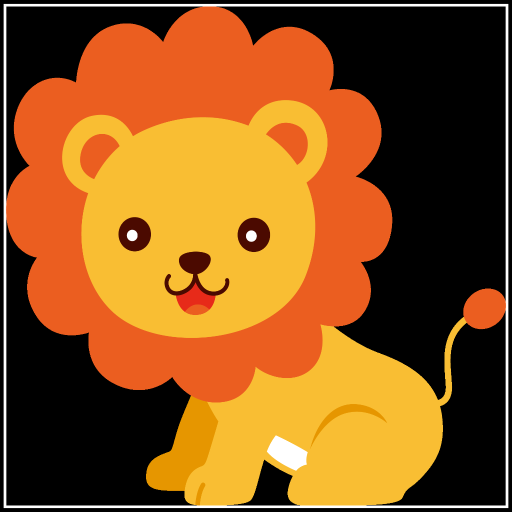
#> input picture 6th OpenCV Python Codes/Input/lion.png, 1024 x 1024 px, found by its file name (shown at 1/2 size)
$ python 3-edge-detection.py
#> lines starting #> are read from the running program, lines starting #| are printed output that depends on the picture; pictures that were not available may be replaced by others from this repository, and a replacement may not be noted
import numpy as np
import cv2

image_lion=cv2.imread("Input\lion.png", cv2.IMREAD_GRAYSCALE)
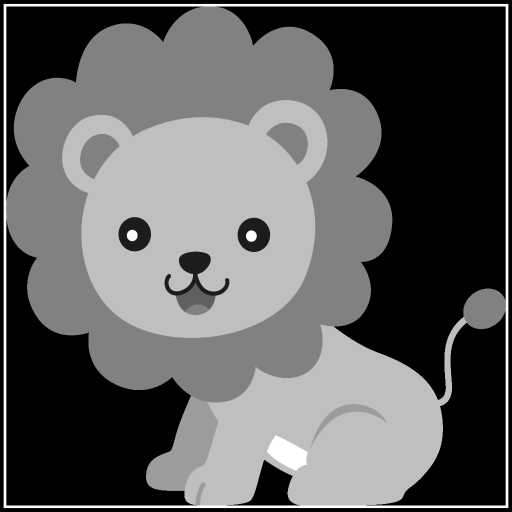
#> image_lion: shape (1024, 1024) (shown at 1/2 size); min 0, max 255, mean 95.6
image_spider=cv2.imread("Input\spider.jpg", cv2.IMREAD_GRAYSCALE)
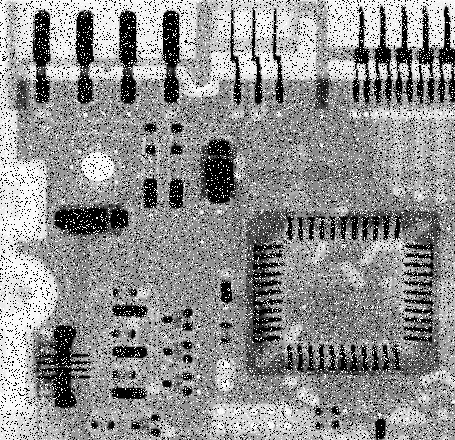
#> input picture 6th OpenCV Python Codes/Input/board_noisy.png, 455 x 440 px, given in place of spider.jpg, which was not available
#> image_spider is the input picture: shape (440, 455); min 0, max 255, mean 144.1


def edege_detection(image):
    rows, cols=image.shape
#> rows = 440; cols = 455
    result=np.zeros((rows, cols), dtype=np.uint8)

    # kernel = np.array([[-1, -1, -1],
    #                    [-1, 8, -1],
    #                    [-1, -1, -1]])

    kernel = np.array([[-1, -1, -1],
                       [-1, 8, -1],
                       [-1, -1, -1]])

    for i in range(1, rows-1):
        for j in range(1, cols-1):
            neighbor=image[i-1:i+2, j-1:j+2]
            ave=np.abs(np.sum(kernel*neighbor))
            #ave=np.sum(kernel*neighbor)
            result[i, j]=ave
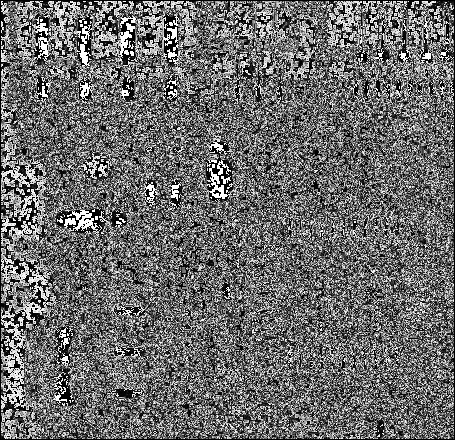
#> result: shape (440, 455); min 0, max 255, mean 107.1

    return result

#image_lion_edge=edege_detection(image_lion)
image_spider_edge=edege_detection(image_spider)

cv2.imshow("", image_spider_edge)
#cv2.imshow("", image_lion_edge)
cv2.waitKey()

#cv2.imwrite("Output\lion_edge.jpg", image_lion_edge)
cv2.imwrite("Output\spider_edge.jpg", image_spider_edge)
